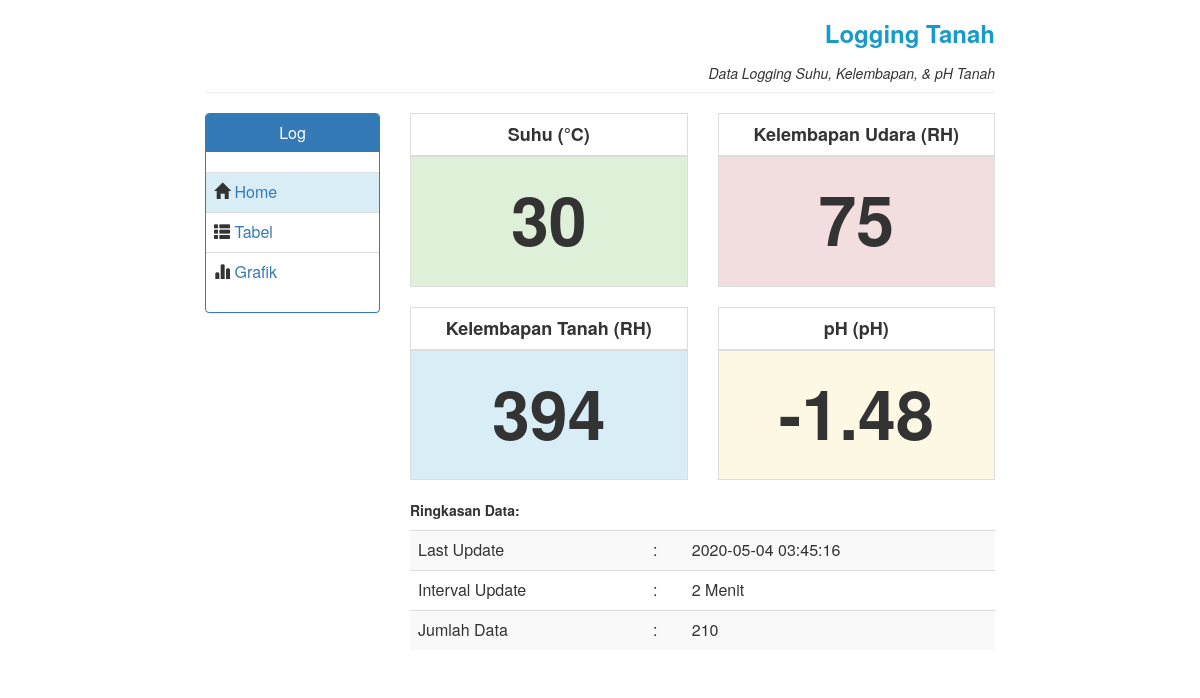
Before: /tanah/index.php with the older database file.
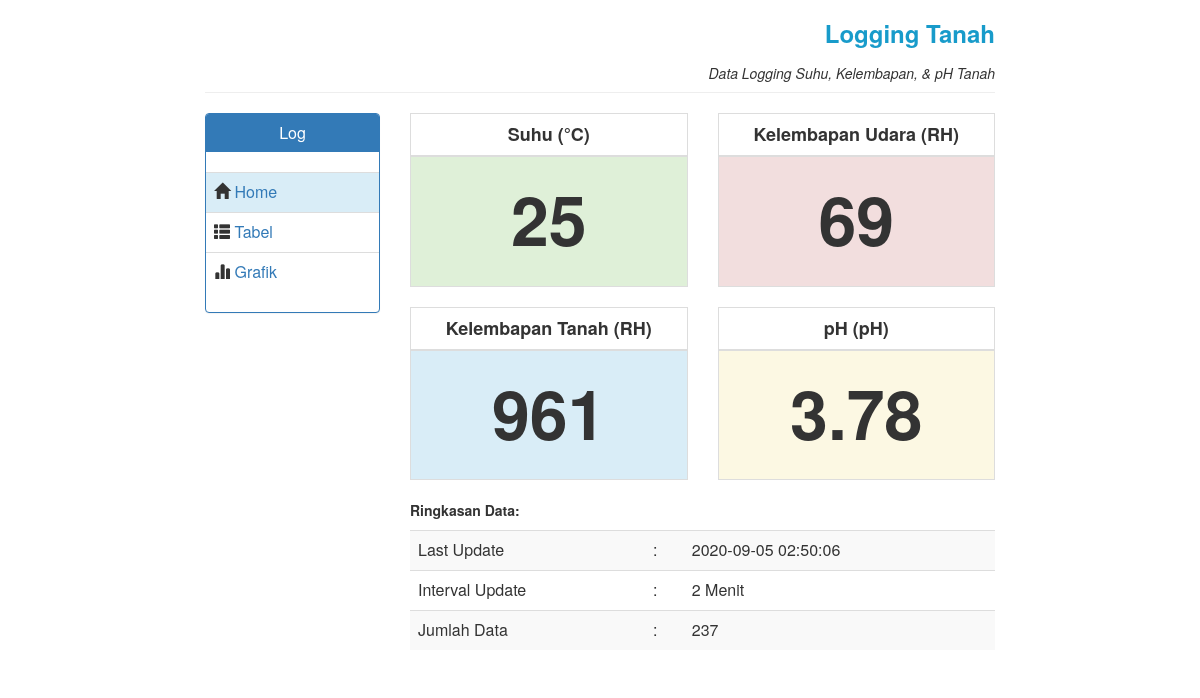
After: the same page with the newer database file.
### tables this page shows
CREATE TABLE `tanah` (
  `id` bigint(20) NOT NULL,
  `suhu` float DEFAULT NULL,
  `kelembapan_tanah` float DEFAULT NULL,
  `kelembapan_udara` float DEFAULT NULL,
  `ph` float DEFAULT NULL,
  `waktu` timestamp NULL DEFAULT CURRENT_TIMESTAMP ON UPDATE CURRENT_TIMESTAMP
);

### lib/tanah.php (called while the page is built, shortened)
<?php
include_once (__DIR__ . "/DB.php");
class Sensor{
    private $table_name='tanah';
    private $db = null;
    function __construct(){
        if ($this->db ==  null){
            $conn = new DB();
            $this->db = $conn->db;
        }
    }
    function getAll(){
        $kueri = "SELECT * FROM ".$this->table_name."";
        $hasil = $this->db->query($kueri) or die ("Error ".$this->db->connect_error);
        $data = array();
        while ($row = $hasil->fetch_assoc()){
            $data[]=$row;
        }
        return array("data"=>$data);
    }
    function getAllFilter(){
        $kueri = "SELECT * FROM ".$this->table_name." ORDER BY waktu DESC LIMIT 1";
        $hasil = $this->db->query($kueri) or die ("Error ".$this->db->connect_error);
        $data = array();
        while ($row = $hasil->fetch_assoc()){
            $data[]=$row;
        }
        return array("data"=>$data);
    }
    function getnData(){
                $kueri = "SELECT COUNT(*) AS jumlah FROM ".$this->table_name."";
                $hasil = $this->db->query($kueri) or die ("Error ".$this->db->connect_error);
                $data = array();
                while ($row = $hasil->fetch_assoc()){
                    $data[]=$row;
                }
                return array("data"=>$data);
    }
}

### lib/DB.php (called while the page is built, shortened)
<?php
class DB {
    private $host  = DB_HOST;
    private $user  = DB_USER;
    private $passwd = DB_PASSWORD;
    private $dbname    = DB_NAME;
    public $db = null;
    function __construct(){
        if ($this->db == null) {
            $conn = new mysqli($this->host,
            $this->user,
            $this->passwd,
            $this->dbname);
            if ($conn->connect_error){
                die ("Gagal melakukan koneksi
                ke MYSQL".$conn->connect_error);
            } else {
                $this->db = $conn;
            }
        }
    }
}

### tanah/index.php (the view, shortened to what this page needs)
<?php
include_once(__DIR__."/../lib/tanah.php");
$sensor = new Sensor();
$getAll=$sensor->getAll();
$getFilter=$sensor->getAllFilter();
$resultFilter = isset($getFilter['data']) ? $getFilter['data'] : [];
$getWaktu=$sensor->getnData();
$resultWaktu = isset($getWaktu['data']) ? $getWaktu['data']: [];
?>
<html>
	<head>
		<link rel="stylesheet" href="./include/css/style.css">
		<link rel="stylesheet" href="./include/css/bootstrap.css">
	</head>
	<body>
	<?php include "master/header.php" ?>
		<br>
			<div class="row">
				<div class="col-md-2 col-md-offset-2">
					<div class="panel panel-primary">
  						<div class="panel-heading">
    					<h3 class="panel-title tengah">Log</h3>
  						</div>
  						<div class="panel-body" style="padding:0px;">
						  <?php include "master/side-menu.php" ?>
  					</div>
				</div>
			</div>
			<?php
				foreach($resultFilter as $result){
					$result['suhu'];
					$result['kelembapan_udara'];
					$result['kelembapan_tanah'];
					$result['ph'];
					$result['waktu'];
				}
			?>
			<div class="col-md-3">
				<table class="table table-bordered">
					<thead>
						<td><center><p class="tebel" style="margin-top:0px; margin-bottom:0px; font-size:18px">Suhu (&degC)</p></center></td>
					</thead>
					<tr class="success">
					<td><center><p class="tebel gede" style="margin-top:5px"><?php echo "$result[suhu]";?></p></center></td>
					</tr>
				</table>
			</div>
			<div class="col-md-3">
				<table class="table table-bordered">
					<thead>
						<td><center><p class="tebel" style="margin-top:0px; margin-bottom:0px; font-size:18px">Kelembapan Udara (RH)</p></center></td>
					</thead>
					<tr class="danger">
					<td><center><p class="tebel gede" style="margin-top:5px"><?php echo "$result[kelembapan_udara]";?></p></center></td>
					</tr>
				</table>
			</div>
			<div class="col-md-3">
				<table class="table table-bordered">
					<thead>
						<td><center><p class="tebel" style="margin-top:0px; margin-bottom:0px; font-size:18px">Kelembapan Tanah (RH)</p></center></td>
					</thead>
					<tr class="info">
					<td><center><p class="tebel gede" style="margin-top:5px"><?php echo "$result[kelembapan_tanah]";?></p></center></td>
					</tr>
				</table>
			</div>
			<div class="col-md-3">
				<table class="table table-bordered">
					<thead>
						<td><center><p class="tebel" style="margin-top:0px; margin-bottom:0px; font-size:18px">pH (pH)</p></center></td>
					</thead>
					<tr class="warning">
					<td><center><p class="tebel gede" style="margin-top:5px"><?php echo "$result[ph]";?></p></center></td>
					</tr>
				</table>
			</div>
		</div>
		<div class="row">
			<div class="col-md-6 col-md-offset-4">
				<p class="tebel">Ringkasan Data:</p>
					<table class="table table-striped table-hover">
						<tr>
							<td>Last Update</td>
							<td>:</td>
							<td><?php echo "$result[waktu]";?></td>
						</tr>
						<tr>
							<td>Interval Update</td>
							<td>:</td>
							<td>2 Menit</td>
						</tr>
						<tr>
							<td>Jumlah Data</td>
							<td>:</td>
							<td>
							<?php echo $resultWaktu[0]['jumlah'];?>
							</td>
						</tr>
					</table>
			</div>
		</div>
	</body>
</html>

### tanah/master/header.php (shortened to what this page needs)
<!DOCTYPE html>
<html lang="en">
<head>
    <link rel="stylesheet" href="../include/css/style.css">
    <link rel="stylesheet" href="../include/css/bootstrap.css">
</head>
<body>
<div class="row">
			<div class="col-md-8 col-md-offset-2">
				<center><h3 style="text-align:right;" class="hijau tebel">Logging Tanah</h3></center>
			</div>
			<div class="col-md-2">
			</div>
		</div>
		<div class="row">
			<div class="col-md-8 col-md-offset-2">
				<center><h5 style="text-align:right;" class="miring">Data Logging Suhu, Kelembapan, & pH Tanah</h5></center>
				<hr style="margin-top: 0px; margin-bottom:0px">
			</div>
			<div class="col-md-2">
			</div>
</div>
</body>
</html>

### tanah/master/side-menu.php (shortened to what this page needs)
<!DOCTYPE html>
<html lang="en">
<head>
    <link rel="stylesheet" href="../include/css/style.css">
    <link rel="stylesheet" href="../include/css/bootstrap.css">
</head>
<body>
		<br>
<table class="table table-stripped table-hover" >
    <tbody>
        <tr class="info">
            <td><span class="glyphicon glyphicon-home"></span><a href="./index.php" style="text-decoration:none;"> Home</a></td>
        </tr>
        <tr>
            <td><span class="glyphicon glyphicon-th-list"></span><a href="./tables.php" style="text-decoration:none;"> Tabel</a></td>
        </tr>
        <tr>
            <td><span class="glyphicon glyphicon-stats"></span><a href="./stats.php" style="text-decoration:none;"> Grafik</td>
        </tr>
</table>
</body>
</html>

### tanah/include/css/style.css (style rules this page uses)
.hijau { color: #189BCA; }
.tebel { font-weight: bold; }
.miring { font-style: italic; }
.gede { font-size: 68px; }
.tengah { text-align: center; }
html, body { height: 100%; }

Changed rows visible on the page:
no longer on this page (row unchanged): tanah: suhu "30", kelembapan_udara "75", kelembapan_tanah "394", ph "-1.48", waktu "2020-05-04 03:45:16"
added tanah: suhu "25", kelembapan_udara "69", kelembapan_tanah "961", ph "3.78", waktu "2020-09-05 02:50:06"
Other visible differences:
$resultWaktu[0]['jumlah']: "210" → "237"
